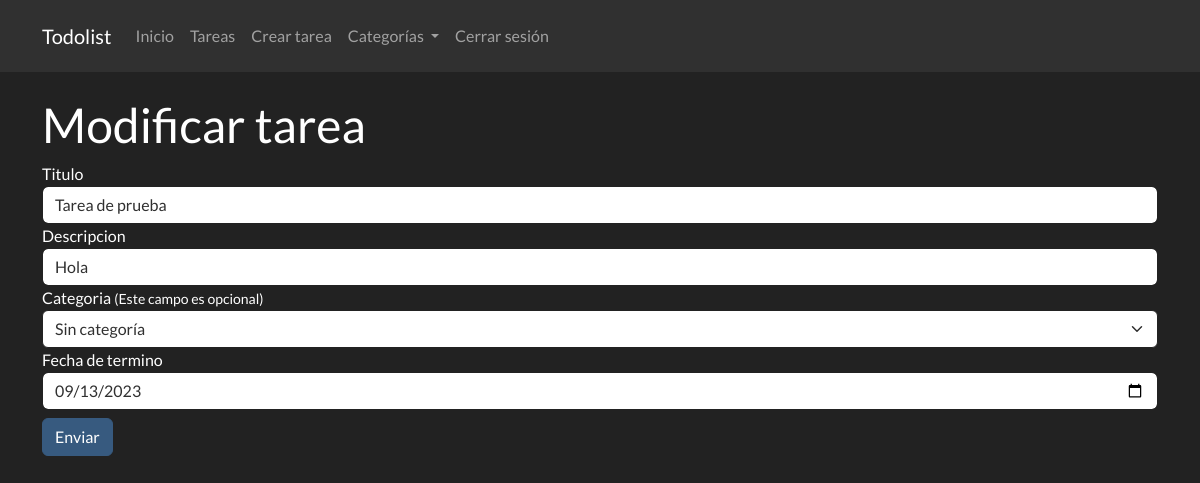
/tarea/editar/1 (signed in), run on the app's committed database.
### app.py (models this page shows, shortened)
class Tarea(db.Model):
    id = db.Column(db.Integer, primary_key=True)
    titulo = db.Column(db.String(100), nullable=False)
    descripcion = db.Column(db.String(200), nullable=False)
    fecha_termino = db.Column(db.DateTime, nullable=False)
    estado = db.Column(db.Boolean, default=False)
    usuario_id = db.Column(db.Integer, db.ForeignKey('usuario.id'), nullable=False)
    categoria_id = db.Column(db.Integer, db.ForeignKey('categoria.id'), nullable=True)

### routes/tareas.py (the view, shortened to what this page needs)
@app.route('/tarea/editar/<int:id>', methods=['GET', 'POST'])
@login_required
def editarTarea(id):
    tarea = Tarea.query.get(id)
    if tarea.usuario_id != current_user.id:
        session['mensajeCustom'] = 'No tienes permiso para editar esta tarea'
        return redirect(url_for('verTareas'))
    if tarea is None:
        session['mensajeCustom'] = 'Tarea no encontrada'
        return redirect(url_for('verTareas'))
    form = formTarea(obj=tarea)
    categorias = Categoria.query.filter_by(usuario_id=current_user.id).all()
    form.categoria.choices = [('0', 'Sin categoría')]
    form.categoria.choices += [(categoria.id, categoria.nombre) for categoria in categorias]
    return render_template('editar_tarea.html', form=form, tarea=tarea)

### forms/formTareas.py
class formTarea(FlaskForm):
    titulo = StringField('Titulo', validators=[DataRequired()])
    descripcion = StringField('Descripcion', validators=[DataRequired()])
    fecha_termino = DateField('Fecha de termino', validators=[DataRequired()])
    categoria = SelectField('Categoria', coerce=int)
    enviarBtn = SubmitField('Enviar')

### routes/usuario.py (called while the page is built)
@login_manager.user_loader
def load_user(id):
    return Usuario.query.get(int(id))

### templates/editar_tarea.html (shortened to what this page needs)
{% extends "base.html" %}
{% block content %}
<form method="post">
    <h1>Modificar tarea</h1>
    <div class="form-group">
        {{ form.titulo.label }}
        {{ form.titulo (class="form-control") }}
    </div>
    <div class="form-group">
        {{ form.descripcion.label }}
        {{ form.descripcion (class="form-control") }}
    </div>
    <div class="form-group">
        {{ form.categoria.label }}
        <small>(Este campo es opcional)</small>
        {{ form.categoria (class="form-select") }}
    </div>
    <div class="form-group">
        {{ form.fecha_termino.label }}
        {{ form.fecha_termino (class="form-control") }}
    </div>
    <div class="form-group">
        {{ form.enviarBtn (class="btn btn-primary mt-2") }}
    </div>
</form>
{% endblock %}

### data on the page
Tarea: titulo "Tarea de prueba", descripcion "Hola", categoria "Sin categoría", fecha_termino "09/13/2023"
